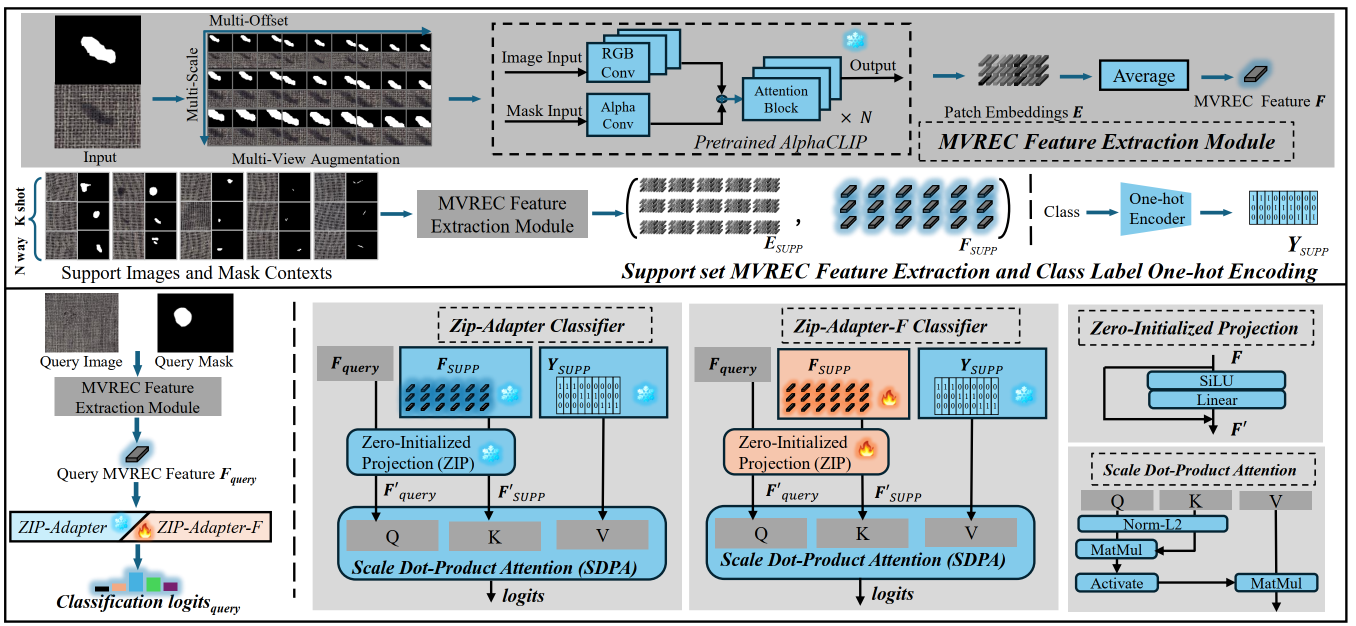
#> input picture picture/mvrec_pic.png, 2712 x 1252 px (shown at 1/2 size); its folder holds only this picture in this run
$ python -i pil.py   (imports and definitions only)
#> lines starting #> are read from the running program, lines starting #| are printed output that depends on the picture

from PIL import Image
import numpy as np
import os

def concatImage(images,mode="Adapt",scale=0.5,offset=None,background=100):
	"""
	:param images:  图片列表
	:param mode:     图片排列方式["Row" ,"Col","Adapt"]
	:param scale:
	:param offset:    图片间距
	:return:
	"""
	if not isinstance(images, list):
		raise Exception('images must be a  list  ')
	if mode not in ["Row" ,"Col","Adapt"]:
		raise Exception('mode must be "Row" ,"Adapt",or "Col"')
	images=[np.uint8(img) for  img in images]   # if Gray  [H,W] else if RGB  [H,W,3]
	images = [img.squeeze(2)  if   len(img.shape)>2 and img.shape[2]==1 else img for img in images]
	count = len(images)
	img_ex = Image.fromarray(images[0])
	size=img_ex.size #[W,H]
	if mode=="Adapt":
		mode= "Row" if size[0]<=size[1] else "Col"
	if offset is None:offset = int(np.floor(size[0] * 0.02))
	if mode=="Row":
		target = Image.new(img_ex.mode, (size[0] * count+offset*(count-1), size[1] * 1),background)
		for i  in  range(count):
			image = Image.fromarray(images[i]).resize(size, Image.BILINEAR).convert(img_ex.mode)
			target.paste(image, (i*(size[0]+offset), 0))
			#target.paste(image, (i * (size[0] + offset), 0, i * (size[0] + offset) + size[0], size[1]))
		return target
	if mode=="Col":
		target = Image.new(img_ex.mode, (size[0] , size[1]* count+offset*(count-1)),100)
		for i  in  range(count):
			image = Image.fromarray(images[i]).resize(size, Image.BILINEAR).convert(img_ex.mode)
			target.paste(image, (0,i*(size[1]+offset)))
			#target.paste(image, (0, i * (size[1] + offset), size[0], i * (size[1] + offset) + size[1]))
		return target

# [29 lines left out: function visualization, not called in this run]


def get_image_channel(img: Image):
    assert (img.mode == "L" or img.mode == "RGB")
    return len(img.getbands())


# [12 lines left out: functions get_pil_img, save_image, not called in this run]

>>> import cv2
>>> picture = cv2.imread('../../picture/mvrec_pic.png', cv2.IMREAD_GRAYSCALE)
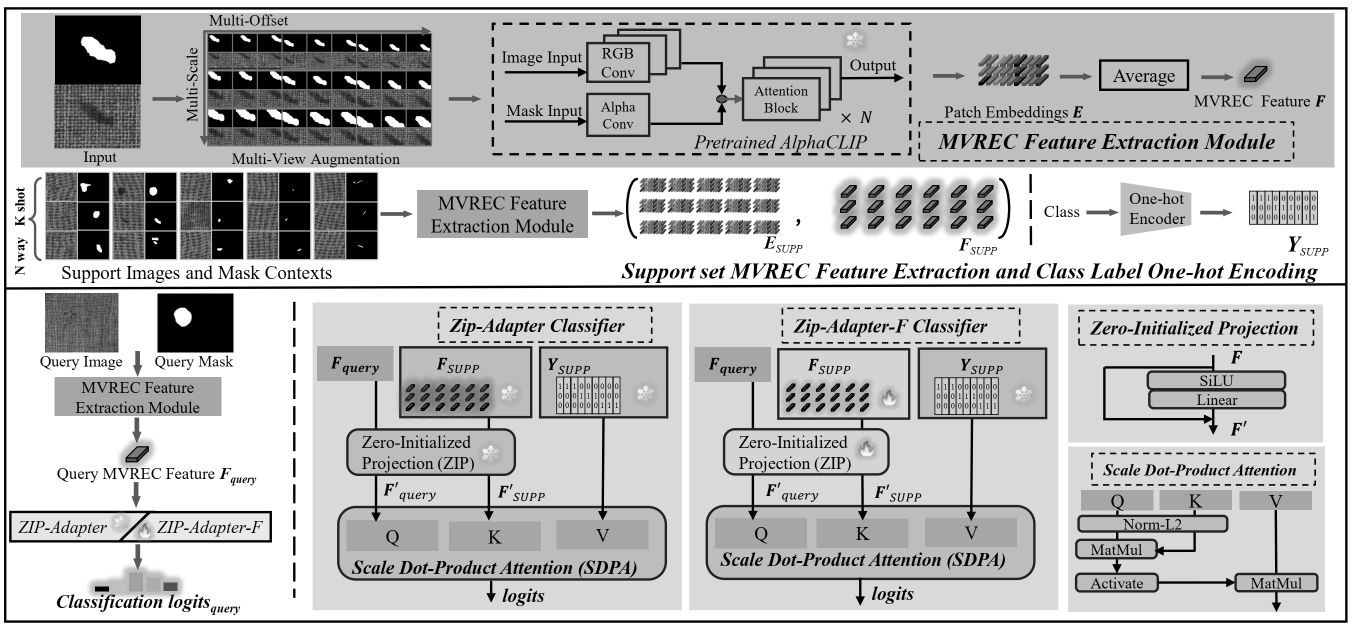
#> picture: shape (1252, 2712) (shown at 1/2 size); min 0, max 255, mean 186.1
>>> result = concatImage(picture)
#> (the run stopped early here; a loop or call above may not have finished)
